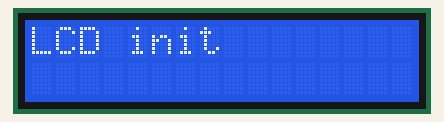
Bench run of a sketch on a simulated Arduino Uno, built with avr-gcc and run on an emulated ATmega328P. On the bench: 16×2 character LCD.

Above: at 0.1 s.
At 2.1 s:
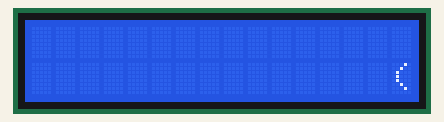
At 7.7 s:
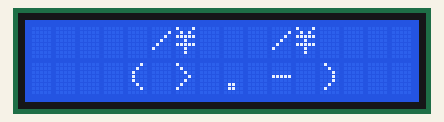
At 13.2 s:
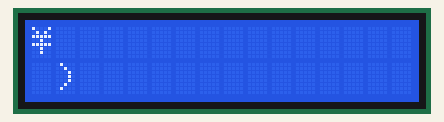
At 23.2 s:
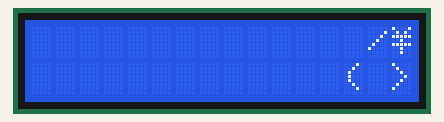
At 33.8 s:
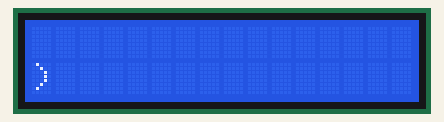

Measured:
- what the display in image 1 shows lasts 0.5 s, from 2.1 s to 2.6 s

The sketch:

Arduino_lcd.ino
```cpp
#include <LiquidCrystal_I2C.h>

#include <Wire.h>


LiquidCrystal_I2C lcd(0x27, 16, 2);

void setup()
{
  lcd.init();
  lcd.backlight();
  lcd.print("LCD init");
  delay(2000);
  lcd.clear();
}

void loop()
{
  lcd.setCursor(16, 0);
  lcd.print(" /\\   /\\ ");
  lcd.setCursor(16,1);
  lcd.print("( > . - )");
    for (int position =0; position < 16; position++){
      lcd.scrollDisplayLeft();
      delay(500);
  }
}
```
